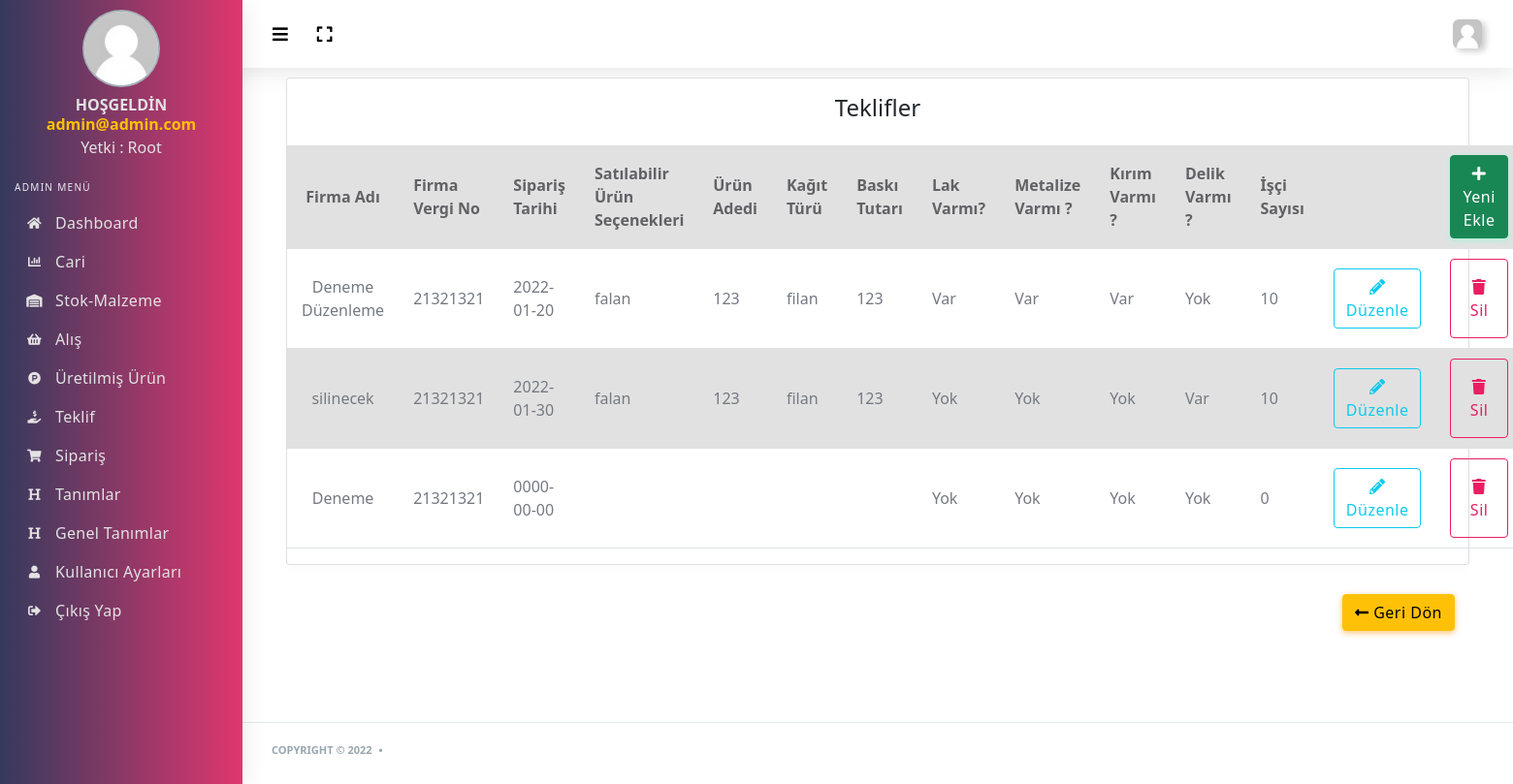
The page /admin/teklif.php (signed in) on the database as committed earlier.
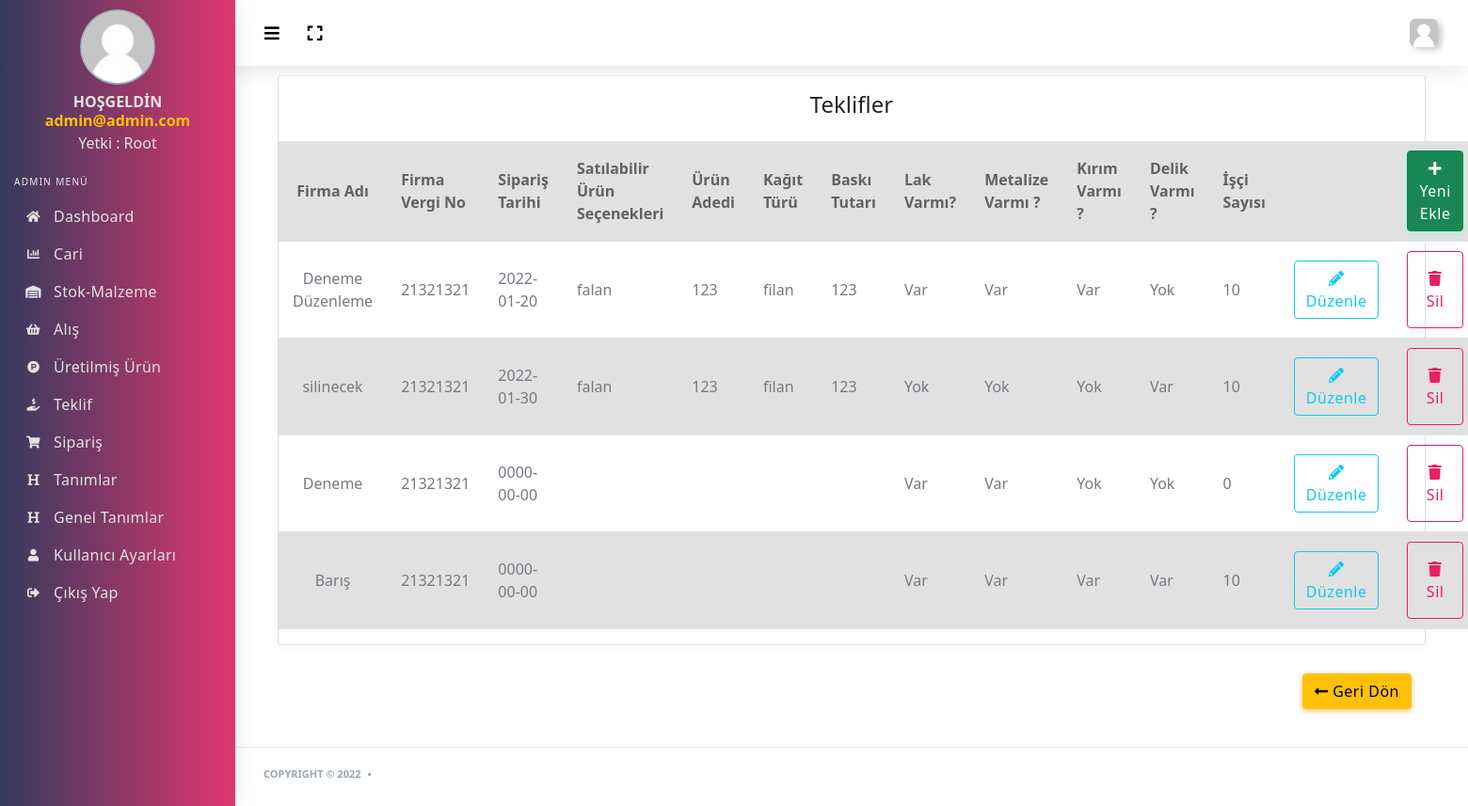
The same page on the database as committed later.
### tables this page shows
CREATE TABLE `kullanici_tbl` (
  `kullanici_id` int(11) NOT NULL,
  `kullanici_foto` varchar(500) NOT NULL,
  `kullanici_ad` varchar(50) NOT NULL,
  `kullanici_sifre` varchar(50) NOT NULL,
  `kullanici_zaman` date NOT NULL,
  `kullanici_hakkinda` text NOT NULL,
  `kullanici_dogumyeri` varchar(50) NOT NULL,
  `kullanici_adsoyad` varchar(100) NOT NULL,
  `kullanici_yetki` int(2) NOT NULL,
  `kullanici_facebook` varchar(500) NOT NULL,
  `kullanici_twitter` varchar(500) NOT NULL,
  `kullanici_github` varchar(500) NOT NULL,
  `kullanici_instagram` varchar(500) NOT NULL,
  `kullanici_tel` varchar(50) NOT NULL
);

CREATE TABLE `teklifekrani_tbl` (
  `id` int(11) NOT NULL,
  `teklif_firmaad` varchar(255) NOT NULL,
  `teklif_firmavergino` varchar(255) NOT NULL,
  `teklif_siparistarihi` date NOT NULL,
  `teklif_satilabilirurunsecenekleri` varchar(255) NOT NULL,
  `teklif_urunadedi` varchar(255) NOT NULL,
  `teklif_kagitturu` varchar(255) NOT NULL,
  `teklif_baskitutari` varchar(255) NOT NULL,
  `teklif_lakvarmi` tinyint(1) NOT NULL,
  `teklif_metalizevarmi` tinyint(1) NOT NULL,
  `teklif_kirimvarmi` tinyint(1) NOT NULL,
  `teklif_delikvarmi` tinyint(1) NOT NULL,
  `teklif_iscisayisi` int(11) NOT NULL
);

### admin/teklif.php (the view, shortened to what this page needs)
<?php include 'header.php' ?>
<?php include 'sidebar.php';
$teklifsor=$db->prepare("SELECT * FROM teklifekrani_tbl ORDER BY id ASC");
$teklifsor->execute();
?>
<div class="main-content">
	<div class="col-12 col-md-12 col-lg-12">
		<div class="card">
			<h4 class="text-center p-3">Teklifler</h4>
			<form action="../islem.php" method="POST">
				<table class="table table-striped table-md">
					<tr>
						<th class="text-center">Firma Adı</th>
						<th>Firma Vergi No</th>
						<th>Sipariş Tarihi</th>
						<th>Satılabilir Ürün Seçenekleri</th>
						<th>Ürün Adedi</th>
						<th>Kağıt Türü</th>
						<th>Baskı Tutarı</th>
						<th>Lak Varmı?</th>
						<th>Metalize Varmı ?</th>
						<th>Kırım Varmı ?</th>
						<th>Delik Varmı ?</th>
						<th>İşçi Sayısı</th>
						<th></th>
						<th style="width: 15%;"><a href="teklif-ekle.php" class="btn btn-success"><i class="fa fa-plus"></i> Yeni Ekle</a></th>
					</tr>
					<?php while ($teklifcek=$teklifsor->fetch(PDO::FETCH_ASSOC)) {
						?>
						<tr>
							<td class="text-center"><?=$teklifcek['teklif_firmaad']; ?></td>
							<td style="width:16%;"><?=$teklifcek['teklif_firmavergino']; ?></td>
							<td style="width:16%;"><?=$teklifcek['teklif_siparistarihi']; ?></td>
							<td style="width:16%;"><?=$teklifcek['teklif_satilabilirurunsecenekleri']; ?></td>
							<td style="width:16%;"><?=$teklifcek['teklif_urunadedi']; ?></td>
							<td style="width:16%;"><?=$teklifcek['teklif_kagitturu']; ?></td>
							<td style="width:16%;"><?=$teklifcek['teklif_baskitutari']; ?></td>
							<td style="width:16%;">
								<?php if ($teklifcek['teklif_lakvarmi']==0) {?>
									Yok
								<?php }else {?>
									Var
								<?php } ?>
							</td>
							<td style="width:16%;">
								<?php if ($teklifcek['teklif_metalizevarmi']==0) {?>
									Yok
								<?php }else {?>
									Var
								<?php } ?>
							</td>
							<td style="width:16%;">
								<?php if ($teklifcek['teklif_kirimvarmi']==0) {?>
									Yok
								<?php }else {?>
									Var
								<?php } ?>
							</td>
							<td style="width:16%;">
								<?php if ($teklifcek['teklif_delikvarmi']==0) {?>
									Yok
								<?php }else {?>
									Var
								<?php } ?>
							</td>
							<td style="width:16%;"><?=$teklifcek['teklif_iscisayisi']; ?></td>
							<td><a href="teklif-duzenle.php?id=<?=$teklifcek['id'] ?>" class="btn btn-outline-info"><i class="fa fa-pencil-alt"></i> Düzenle</a></td>
							<td><a href="../islem.php?teklifsil=ok&id=<?=$teklifcek['id'] ?>" onclick="return confirm('Silmek istediğinize emin misiniz?')" class="btn btn-outline-primary p-3"><i class="fa fa-trash"></i> Sil</a></td>
						</tr>
					<?php } ?>
				</table>
			</div>
			<div class="col-md-12 text-right">
				<a class="btn btn-warning" href="index.php"><i class="fa fa-long-arrow-alt-left"></i> Geri Dön</a>
			</div>
	</div>
</div>
</div>
</div>
<?php include 'footer.php' ?>

### admin/header.php (shortened to what this page needs)
<?php
include '../baglan.php';
$kullanicisor =$db->prepare("SELECT * FROM kullanici_tbl WHERE kullanici_ad=:ad");
$kullanicisor->execute(array(
  'ad' => $_SESSION['kullanici_ad']
));
$kullanicicek=$kullanicisor->fetch(PDO::FETCH_ASSOC);
?>
<!DOCTYPE html>
<html lang="en">
<head>
  <link rel="stylesheet" href="assets/css/app.min.css">
  <link rel="stylesheet" href="assets/css/style.css">
  <link rel="stylesheet" href="assets/css/components.css">
  <link rel="stylesheet" href="assets/bundles/bootstrap-social/bootstrap-social.css">
  <link rel="stylesheet" href="assets/bundles/flag-icon-css/css/flag-icon.min.css">
  <link rel="stylesheet" href="assets/dropzone/dist/dropzone.css">
  <link rel="stylesheet" href="assets/dropzone/dist/basic.css">
  <link rel="stylesheet" href="assets/css/bootstrap.min.css">
</head>
<body>
  <div id="app">
    <div class="main-wrapper main-wrapper-1">
      <div class="navbar-bg"></div>
      <nav class="navbar navbar-expand-lg main-navbar">
        <div class="form-inline mr-auto">
          <ul class="navbar-nav mr-3">
            <li><a href="#" data-toggle="sidebar" class="nav-link nav-link-lg collapse-btn"><i
              class="fas fa-bars"></i></a></li>
              <li><a href="#" class="nav-link nav-link-lg fullscreen-btn">
                <i class="fas fa-expand"></i>
              </a>
            </li>
          </ul>
        </div>
        <ul class="navbar-nav navbar-right">
          <li class="dropdown"><a href="#" data-toggle="dropdown"
            class="nav-link dropdown-toggle nav-link-lg nav-link-user">
            <img alt="image" src="<?=$kullanicicek['kullanici_foto'] ?>" class="user-img-radious-style">
            <span class="d-sm-none d-lg-inline-block"></span></a>
          </li>
        </ul>
      </nav>

### admin/sidebar.php
<?php
$kullanicisor =$db->prepare("SELECT * FROM kullanici_tbl WHERE kullanici_ad=:ad");
$kullanicisor->execute(array(
  'ad' => $_SESSION['kullanici_ad']
));
$kullanicicek=$kullanicisor->fetch(PDO::FETCH_ASSOC);
?>
<div class="main-sidebar sidebar-style-2">
  <aside id="sidebar-wrapper">
    <ul class="sidebar-menu">
      <li class="dropdown active" style="display: block;">
        <div class="sidebar-profile">
          <div class="siderbar-profile-pic">
            <img src="<?php echo $kullanicicek['kullanici_foto'] ?>" class="profile-img-circle box-center" alt="User Image">
          </div>
          <div class="siderbar-profile-details">
            <div class="siderbar-profile-name">HOŞGELDİN</div>
            <div class="siderbar-profile-name text-warning"><?php echo $_SESSION['kullanici_ad'] ?> </div>
            <div class="sidebar-profile-position">
              <?php if ($kullanicicek['kullanici_yetki']==0) {
                echo "Yetki : Root";
              }elseif ($kullanicicek['kullanici_yetki']==1) {
                echo "Yetki: Yönetici";
              }else{echo "Yetki: Üye";}
              ?></div>
            </div>
          </div>
        </li>
        <li class="menu-header">Admin Menü</li>
        <li><a class="nav-link" href="index.php"><i class="fas fa-home"></i><span>Dashboard</span></a></li>
        <?php if($kullanicicek['kullanici_yetki']<=1) { ?>
          <li><a class="nav-link" href="cari.php"><i class="fas fa-chart-bar"></i><span>Cari</span></a></li>
          <li><a class="nav-link" href="stok.php"><i class="fas fa-warehouse"></i><span>Stok-Malzeme</span></a></li>
          <li><a class="nav-link" href="alis.php"><i class="fas fa-shopping-basket"></i><span>Alış</span></a></li>
          <li><a class="nav-link" href="urun.php"><i class="fab fa-product-hunt"></i><span>Üretilmiş Ürün</span></a></li>
          <li><a class="nav-link" href="teklif.php"><i class="fas fa-hand-holding-usd"></i><span>Teklif</span></a></li>
          <li><a class="nav-link" href="siparis.php"><i class="fas fa-shopping-cart"></i><span>Sipariş</span></a></li>
          <li><a class="nav-link" href="tanimlar.php"><i class="fas fa-heading"></i><span>Tanımlar</span></a></li>
          <li><a class="nav-link" href="geneltanimlar.php"><i class="fas fa-heading"></i><span>Genel Tanımlar</span></a></li>
          <?php if ($kullanicicek['kullanici_yetki']==0) { ?>
            <li><a class="nav-link" href="kullanicilar.php"><i class="fas fa-user"></i><span>Kullanıcı Ayarları</span></a></li>
          <?php } ?>
        <?php } ?>
        <li><a class="nav-link" href="logout.php"><i class="fas fa-sign-out-alt"></i><span>Çıkış Yap</span></a></li>
      </ul>
    </aside>
  </div>

### admin/footer.php (shortened to what this page needs)
<footer class="main-footer">
  <div class="footer-left">
    Copyright &copy; 2022 <div class="bullet"></div>
  </div>
</footer>
</body>
</html>

### admin/assets/css/components.css (style rules this page uses)
.box-center { margin:0 auto }

Rows that differ between the two databases and show on the page:
changed teklifekrani_tbl "Deneme": teklif_lakvarmi "Yok" → "Var"; teklif_metalizevarmi "Yok" → "Var"
added teklifekrani_tbl: teklif_firmaad "Barış", teklif_firmavergino "21321321", teklif_siparistarihi "0000-00-00", teklif_lakvarmi "Var", teklif_metalizevarmi "Var", teklif_kirimvarmi "Var", teklif_delikvarmi "Var", teklif_iscisayisi "10"
